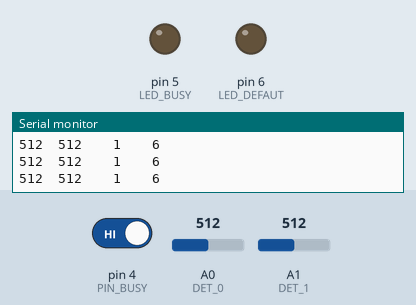
The sketch below on a simulated Arduino Nano, built with avr-gcc and run on an emulated ATmega328P. Shown: output pins drawn as LEDs (lit = HIGH), the last lines printed to the serial monitor. The inputs (shaded band) are chosen by the test bench; at power-on: pin 4 (PIN_BUSY) HIGH, A0 (DET_0) = 512, A1 (DET_1) = 512. The audio player accepts every command and is not drawn.

Above: at 3.7 s.
3.8 s: pin 4 (PIN_BUSY) driven LOW
At 5.1 s:
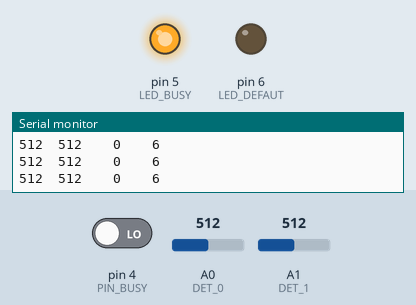
5.4 s: A0 (DET_0) set to 107
6.9 s: A0 (DET_0) set to 91
8.4 s: pin 4 (PIN_BUSY) driven HIGH
At 9.5 s:
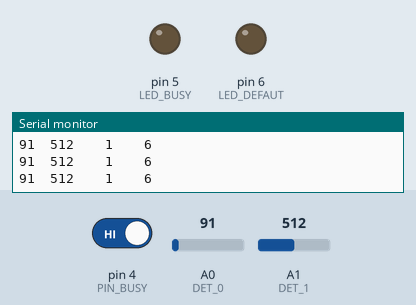
9.9 s: A1 (DET_1) set to 521
Timing chart, 0 to 12.9 s (numbered marks = the images above; inputs shaded):
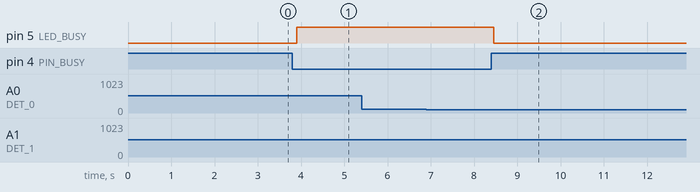

The sketch:

Arduino_Train_Son_DFPlayer_Prog_V3.ino
```cpp
/*
 Description: Programme V2 permettant la diffusion d'un son avec un DFPlayerMini
  Carte   : Arduino Nano
  DFPlayerMini (Mp3 TF 16P V3.0)

Librairies utilisées:DFRobotDFPlayerMini.h
                        https://github.com/DFRobot/DFRobotDFPlayerMini
                        SoftwareSerial.h

 Informations sites:    https://lasonotheque.org/dossier-62-fabriquer-boite-sons-arduino-dfplayer.html

                        https://docs.arduino.cc/learn/built-in-libraries/software-serial/

                        https://idehack.com/dfplayer-mp3-tf-16p-et-arduino/

                        https://lasonotheque.org/fabriquer-boite-sons-arduino-dfplayer_f62.html

                        https://wiki.dfrobot.com/DFPlayer_Mini_SKU_DFR0299#Connection_Diagram

                        https://wiki.dfrobot.com/DFPlayer_Mini_SKU_DFR0299

                        https://www.wikidebrouillard.org/wiki/Item:DFPlayer_Lecteur_MP3

  Auteur:  Christian Mercier
  Créé le: 03/03/2024
  62128 Boiry-Becquerelle France
*/
#include "SoftwareSerial.h"
#include "DFRobotDFPlayerMini.h"
//--------------------------------------------
const byte RXPIN = 2;
const byte TXPIN = 3;
SoftwareSerial mySerial(RXPIN, TXPIN);
DFRobotDFPlayerMini myDFPlayer;
//--------------------------------------------
const int DET_0 = A0;
const int DET_1 = A1;

int etatDET_0 = 1023;
int etatDET_1 = 1023;

const byte PIN_BUSY = 4;
const byte LED_BUSY = 5;
const byte LED_DEFAUT = 6;

byte etatPIN_BUSY= 0;
void setup()
{
  mySerial.begin(9600);
  Serial.begin(9600);
//--------------------------------------------
if (!myDFPlayer.begin(mySerial))
  {
    Serial.println(F("Pb communication : verifier SDcard"));
    digitalWrite(LED_DEFAUT, HIGH);// Si pas de carte
    while(true);
  }
//--------------------------------------------
  myDFPlayer.setTimeOut(500);
  myDFPlayer.volume(5);
//--------------------------------------------
  pinMode(DET_0, INPUT);
  pinMode(DET_1, INPUT);
  pinMode(PIN_BUSY, INPUT);
  pinMode(LED_BUSY, OUTPUT);
  pinMode(LED_DEFAUT, OUTPUT);
  delay(2000);
}//Fin SETUP

void loop()
{
  etatDET_0 = analogRead(DET_0);
  etatDET_1 = analogRead(DET_1);
  etatPIN_BUSY = digitalRead(PIN_BUSY);
//--------------------------------------------
  if(etatDET_0 <= 512 )
    {
      myDFPlayer.play(1);
    }
//--------------------------------------------
  if(etatDET_1 <= 512 )
    {
      myDFPlayer.play(2);
    }
//--------------------------------------------
  if(etatPIN_BUSY == 0)// Niveau bas en lecture, niveau haut en veille
    {
      digitalWrite(LED_BUSY,HIGH);
    }
  else
    {
      digitalWrite(LED_BUSY,LOW);
    }
//--------------------------------------------
Serial.print(etatDET_0);
Serial.print("\t");
Serial.print(etatDET_1);
Serial.print("\t");
Serial.print("\t");
Serial.print(etatPIN_BUSY);
Serial.print("\t");
Serial.print("\t");
Serial.println(LED_DEFAUT);
}//FIN LOOP
```

Measured:
- after the input at 3.8 s, pin 5 (LED_BUSY): LOW → HIGH after 0.11 s
- after the input at 8.4 s, pin 5 (LED_BUSY): HIGH → LOW after 0.06 s
